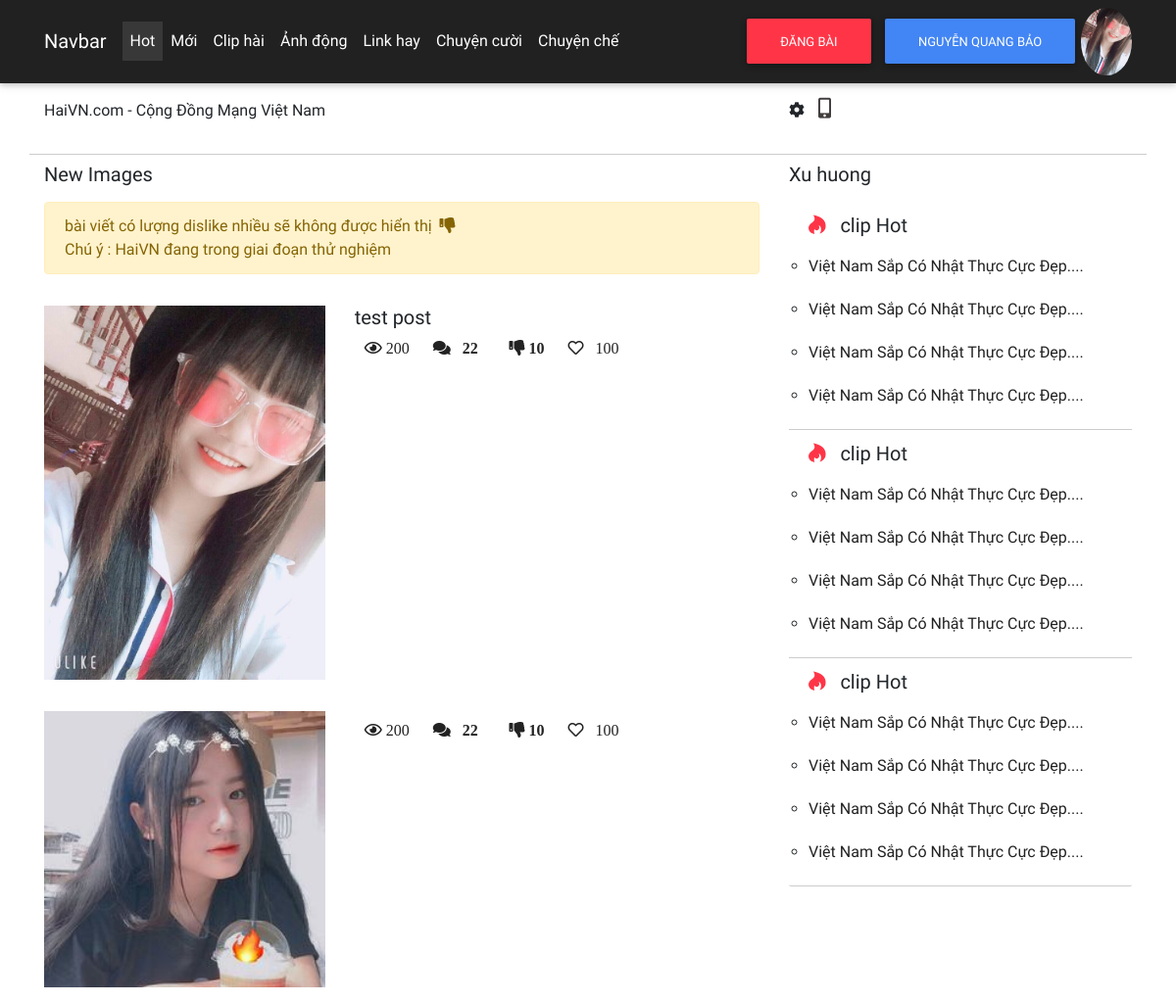
/ (signed in), run on the app's committed database.
### tables this page shows
CREATE TABLE `users` (
  `id` int(11) NOT NULL,
  `user` varchar(255) NOT NULL,
  `pass` varchar(255) NOT NULL,
  `gender` int(2) NOT NULL,
  `active` int(2) NOT NULL,
  `role` int(3) NOT NULL,
  `like` int(11) NOT NULL,
  `fllow` int(11) NOT NULL,
  `ho` varchar(255) NOT NULL,
  `ten` varchar(255) NOT NULL,
  `avatar` varchar(255) NOT NULL
);

CREATE TABLE `post` (
  `id` int(11) NOT NULL,
  `content` text NOT NULL,
  `date` varchar(255) NOT NULL,
  `ho_thanhvien` varchar(255) NOT NULL,
  `ten_thanhvien` varchar(255) NOT NULL,
  `id_thanhvien` int(11) NOT NULL,
  `img` varchar(255) NOT NULL,
  `active` int(2) NOT NULL
);

### index.php (called while the page is built, shortened)
<?php
include "Database.php";
include "Function.php";
$db = new Database;
include "html/header.php";
include "html/main.php";
?>
<?php include "html/footer.php"; ?>

### Function.php (called while the page is built, shortened)
<?php
    if(isset($_SESSION['username'])){
        $username = $_SESSION['username'];
    }
     if( ! function_exists('xss_clean') ) {
        function xss_clean($data)
        {
            $data = str_replace(array('&amp;','&lt;','&gt;'), array('&amp;amp;','&amp;lt;','&amp;gt;'), $data);
            $data = preg_replace('/(&#*\w+)[\x00-\x20]+;/u', '$1;', $data);
            $data = preg_replace('/(&#x*[0-9A-F]+);*/iu', '$1;', $data);
            $data = html_entity_decode($data, ENT_COMPAT, 'UTF-8');
            $data = preg_replace('#(<[^>]+?[\x00-\x20"\'])(?:on|xmlns)[^>]*+>#iu', '$1>', $data);
            $data = preg_replace('#([a-z]*)[\x00-\x20]*=[\x00-\x20]*([`\'"]*)[\x00-\x20]*j[\x00-\x20]*a[\x00-\x20]*v[\x00-\x20]*a[\x00-\x20]*s[\x00-\x20]*c[\x00-\x20]*r[\x00-\x20]*i[\x00-\x20]*p[\x00-\x20]*t[\x00-\x20]*:#iu', '$1=$2nojavascript...', $data);
            $data = preg_replace('#([a-z]*)[\x00-\x20]*=([\'"]*)[\x00-\x20]*v[\x00-\x20]*b[\x00-\x20]*s[\x00-\x20]*c[\x00-\x20]*r[\x00-\x20]*i[\x00-\x20]*p[\x00-\x20]*t[\x00-\x20]*:#iu', '$1=$2novbscript...', $data);
            $data = preg_replace('#([a-z]*)[\x00-\x20]*=([\'"]*)[\x00-\x20]*-moz-binding[\x00-\x20]*:#u', '$1=$2nomozbinding...', $data);
            $data = preg_replace('#(<[^>]+?)style[\x00-\x20]*=[\x00-\x20]*[`\'"]*.*?expression[\x00-\x20]*\([^>]*+>#i', '$1>', $data);
            $data = preg_replace('#(<[^>]+?)style[\x00-\x20]*=[\x00-\x20]*[`\'"]*.*?behaviour[\x00-\x20]*\([^>]*+>#i', '$1>', $data);
            $data = preg_replace('#(<[^>]+?)style[\x00-\x20]*=[\x00-\x20]*[`\'"]*.*?s[\x00-\x20]*c[\x00-\x20]*r[\x00-\x20]*i[\x00-\x20]*p[\x00-\x20]*t[\x00-\x20]*:*[^>]*+>#iu', '$1>', $data);
            $data = preg_replace('#</*\w+:\w[^>]*+>#i', '', $data);
            do
            {
                $old_data = $data;
                $data = preg_replace('#</*(?:applet|b(?:ase|gsound|link)|embed|frame(?:set)?|i(?:frame|layer)|l(?:ayer|ink)|meta|object|s(?:cript|tyle)|title|xml)[^>]*+>#i', '', $data);
            }
            while ($old_data !== $data);
            return $data;
        }
    }
    function base_url()
    {
        return $url  = "http://localhost/haivn/";
    }
 ?>

### Database.php (called while the page is built, shortened)
<?php
    class Database
    {
        public $link;
        public function __construct()
        {
            $this->link = mysqli_connect("localhost","root","","haivn") or die ("<h1 style='text-align: center; color : red; font-weight: bold'> connect database fail </h1>");
            mysqli_set_charset($this->link,"utf8");
        }
        public function query($sql)
        {
            $result = mysqli_query($this->link  , $sql);
            return $result;
        }
        public function countTable($table , array $conditions)
        {
            $sql = "SELECT * FROM {$table}";
            $where = " WHERE ";
            foreach($conditions as $field => $value) {
                if(is_string($value)) {
                    $where .= $field .'='.'\''. mysqli_real_escape_string($this->link, xss_clean($value)) .'\' AND ';
                } else {
                    $where .= $field .'='. mysqli_real_escape_string($this->link, xss_clean($value)) . ' AND ';
                }
            }
            $where = substr($where, 0, -5);
            $sql .= $where;
            $result = mysqli_query($this->link, $sql) or die("Lỗi Truy Vấn countTable----" .mysqli_error($this->link));
            $num = mysqli_num_rows($result);
            return $num;
        }
        public function total($sql)
        {
            $result = mysqli_query($this->link  , $sql);
            $tien = mysqli_fetch_array($result);
            return $tien;
        }
    }
?>

### html/main.php (the view, shortened to what this page needs)
<?php
    if(isset($_REQUEST['views'])){
        $page = $_REQUEST['views'] . '.php';
        include "page/".$page;
    }
    else {
?>
<?php
    $num_post = $db->countTable('post' , array('active' => 0));
    $query = $db->query("SELECT * FROM  `post`");
?>
<main class="container">
    <div class="row">
        <div class="col-12 col-sm-12 col-md-8 col-xl-8 col-lg-8">
            <h5 class="title py-2">New Images</h5>
            <div class="alert alert-warning" role="alert">
                bài viết có lượng dislike nhiều sẽ không được hiển thị &nbsp;<i class="fas fa-thumbs-down"></i>
                <br> Chú ý : HaiVN đang trong giai đoạn thử nghiệm
            </div>
            <?php if($num_post > 0){
                while($row = mysqli_fetch_array($query)):
              ?>
            <div class="row post py-3">
                <div class="col-12 col-sm-12 col-md-5 col-lg-5 col-xl-5">
                <?php if($row['img'] !== ""){ ?>
                    <img src="assets/img/post/<?php echo $row['img']; ?>" alt="" class="img-fluid img-post">
                <?php } else { ?>
                    <img src="assets/img/anh.jpg" alt="" class="img-fluid img-post">
             <?php } ?>
                </div>
                <div class="col-12 col-sm-12 col-md-7 col-lg-7 col-xl-7">
                    <div class="view">
                        <h5 class="title "><?php echo $row['content']; ?></h5>
                        <p>
                            <a class="far fa-eye views" href="">&nbsp;200</a>
                            <a class="fas fa-comments commnets" href=""> &nbsp; 22 &nbsp;</a>
                            <a class="fas fa-thumbs-down dislike" href="">&nbsp;10</a>
                            <a class="far fa-heart like" href=""> &nbsp; 100</a></p>
                    </div>
                </div>
            </div>
              <?php endwhile; ?>
            <?php } ?>
        </div>
        <div class="col-12 col-sm-12 col-md-4 col-xl-4 col-lg-4">
            <h5 class="title py-2">Xu huong</h5>
            <ul class="list-group">
                <li class="list-group-item ">
                    <h5> <i class="fab fa-hotjar text-danger"></i> &nbsp; clip Hot</h5>
                    <ul>
                        <li><a href=""> Việt Nam Sắp Có Nhật Thực Cực Đẹp....</a></li>
                        <li><a href=""> Việt Nam Sắp Có Nhật Thực Cực Đẹp....</a></li>
                        <li><a href=""> Việt Nam Sắp Có Nhật Thực Cực Đẹp....</a></li>
                        <li><a href=""> Việt Nam Sắp Có Nhật Thực Cực Đẹp....</a></li>
                    </ul>
                </li>
                <li class="list-group-item ">
                    <h5> <i class="fab fa-hotjar text-danger"></i> &nbsp; clip Hot</h5>
                    <ul>
                        <li><a href=""> Việt Nam Sắp Có Nhật Thực Cực Đẹp....</a></li>
                        <li><a href=""> Việt Nam Sắp Có Nhật Thực Cực Đẹp....</a></li>
                        <li><a href=""> Việt Nam Sắp Có Nhật Thực Cực Đẹp....</a></li>
                        <li><a href=""> Việt Nam Sắp Có Nhật Thực Cực Đẹp....</a></li>
                    </ul>
                </li>
                <li class="list-group-item ">
                    <h5> <i class="fab fa-hotjar text-danger"></i> &nbsp; clip Hot</h5>
                    <ul>
                        <li><a href=""> Việt Nam Sắp Có Nhật Thực Cực Đẹp....</a></li>
                        <li><a href=""> Việt Nam Sắp Có Nhật Thực Cực Đẹp....</a></li>
                        <li><a href=""> Việt Nam Sắp Có Nhật Thực Cực Đẹp....</a></li>
                        <li><a href=""> Việt Nam Sắp Có Nhật Thực Cực Đẹp....</a></li>
                    </ul>
                </li>
            </ul>
        </div>
    </div>
</main>
<?php } ?>

### html/header.php (shortened to what this page needs)
<?php
if(isset($username)){
    $get_user = $db->total("SELECT * FROM `users` WHERE `user` = '$username' ");
}
?>
<!DOCTYPE html>
<html lang="vi">
<head>
    <link rel="stylesheet" href="https://cdnjs.cloudflare.com/ajax/libs/font-awesome/5.13.1/css/all.min.css"
 />
    <link rel="stylesheet" href="assets/css/bootstrap.min.css">
    <link rel="stylesheet" href="assets/css/mdb.min.css">
    <link rel="stylesheet" href="assets/css/sweetalert2.css">
    <link href="https://stackpath.bootstrapcdn.com/font-awesome/4.7.0/css/font-awesome.min.css" rel="stylesheet"
>
    <link rel="stylesheet" href="assets/css/style.css">
</head>
<body>
    <header>
        <nav class="navbar navbar-expand-lg navbar-dark bg-dark">
            <div class="container">
                <a class="navbar-brand" href="<?php echo base_url(); ?>">Navbar</a>
                <div class="collapse navbar-collapse" id="navbarSupportedContent">
                    <ul class="navbar-nav mr-auto">
                        <li class="nav-item active">
                            <a class="nav-link" href="#" tabindex="-1">Hot <span class="sr-only">(current)</span></a>
                        </li>
                        <li class="nav-item">
                            <a class="nav-link" href="#" tabindex="-1">Mới</a>
                        </li>
                        <li class="nav-item dropdown">
                            <a class="nav-link dropdown-toggle" href="#" id="navbarDropdown" role="button"
                                data-toggle="dropdown" aria-haspopup="true" aria-expanded="false">Clip hài </a>
                        </li>
                        <li class="nav-item">
                            <a class="nav-link " href="#" tabindex="-1">Ảnh động</a>
                        </li>
                        <li class="nav-item">
                            <a class="nav-link " href="#" tabindex="-1">Link hay</a>
                        </li>
                        <li class="nav-item">
                            <a class="nav-link " href="#" tabindex="-1">Chuyện cười</a>
                        </li>
                        <li class="nav-item">
                            <a class="nav-link " href="#" tabindex="-1">Chuyện chế</a>
                        </li>
                    </ul>
                    <button type="button" id="post" class="btn btn-danger mx-2">Đăng bài</button>
                    <?php if(!isset($username)){ ?>
                    <button type="button" id="login" class="btn btn-primary" data-toggle="modal"
                        data-target="#modalLRForm">login / regis</button>
                    <?php }  else {?>
                    <div class="btn-group">
                        <button type="button" class="btn btn-primary dropdown-toggle" data-toggle="dropdown"
                            aria-haspopup="true" aria-expanded="false">
                            <?php echo $get_user['ho'] . " " . $get_user['ten']; ?>
                        </button>
                    </div>
                    <?php if($get_user['avatar'] == ""){ ?>
                    <img alt="" src="https://demos.creative-tim.com/argon-dashboard-pro/assets/img/theme/team-4.jpg"
                        class="rounded-circle avatar">
                    <?php } else { ?>
                    <img alt="" src="assets/img/avatar/<?php echo $get_user['avatar'] ?>" class="rounded-circle avatar">
                    <?php } ?>
                    <?php } ?>
                </div>
            </div>
        </nav>
        <div class="container">
            <div class="row head py-3">
                <div class="col-12 col-sm-12 col-md-8 col-lg-8 col-xl-8 ">
                    <p>HaiVN.com - Cộng Đồng Mạng Việt Nam</p>
                </div>
                <div class="col-12 col-sm-12 col-md-4 col-lg-4 col-xl-4">
                    <i class="fas fa-cog " data-toggle="modal" data-target="#exampleModal"></i>
                    <i class="fas fa-mobile-alt phone"></i>
                </div>
            </div>
        </div>
    </header>

### assets/css/style.css (style rules this page uses)
* { margin: 0; padding: 0; }
html, body { font-family: 'Pangolin', cursive; scroll-behavior: smooth; transition: all 1s; }
nav.navbar .nav-link { cursor: pointer !important; }
nav.navbar a { color: #fff !important; }
div.head { border-bottom: 1px solid #ccc; }
.setting, .phone { color: rgb(66, 61, 61); font-size: 1.3em; cursor: pointer; padding: 0 10px; }
div.view a { color: #222; padding: 0 10px; }
.img-post { transition: all 4s; width: 100%; }
.list-group-item { border: none; border-bottom: 1px solid #ccc; }
.list-group-item ul li { padding: 10px 0px; }
.list-group-item a { color: #222; }
img.rounded-circle.avatar { width: 5%; }
* { box-sizing: border-box; }
html { position: relative; min-height: 100%; }
.dropdown-toggle::after { content: none; display: none; }

### data on the page
users: ho "NGUYỄN", ten "QUANG BẢO", avatar (picture)
post: content "test post"
post: img (picture)
